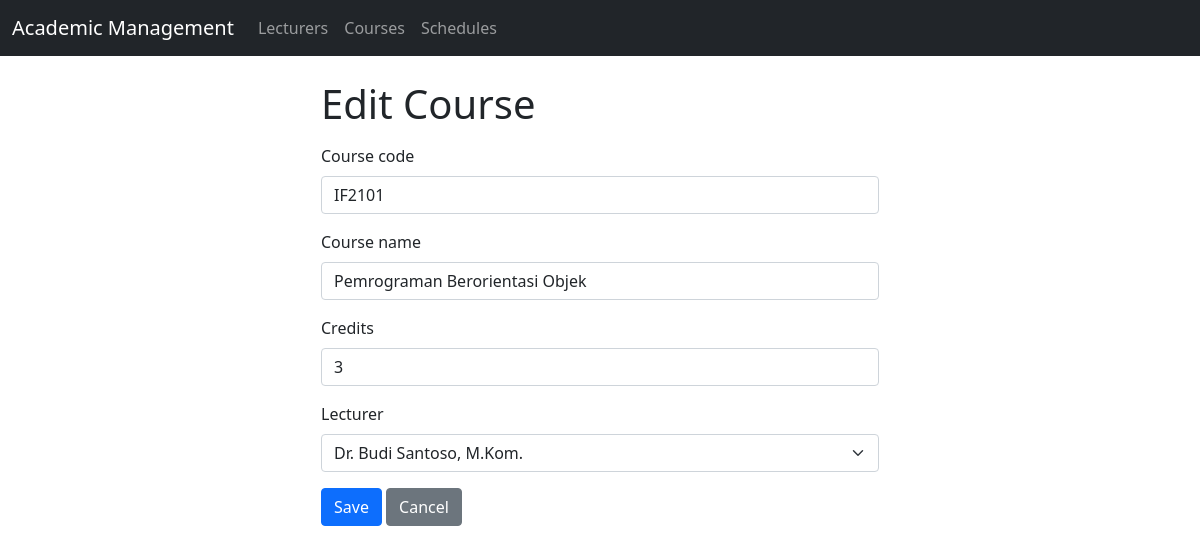
The page /project/controller/update.php?entity=courses&id=1 on the database its author committed.
### tables this page shows
CREATE TABLE IF NOT EXISTS courses (
  id          INT UNSIGNED     NOT NULL AUTO_INCREMENT,
  code        VARCHAR(10)      NOT NULL,
  name        VARCHAR(100)     NOT NULL,
  credits     TINYINT UNSIGNED NOT NULL DEFAULT 2,
  lecturer_id INT UNSIGNED     NULL,
  PRIMARY KEY (id),
  UNIQUE KEY uq_courses_code (code),
  KEY idx_courses_lecturer (lecturer_id),
  CONSTRAINT fk_courses_lecturer
    FOREIGN KEY (lecturer_id) REFERENCES lecturers (id)
    ON DELETE SET NULL
    ON UPDATE CASCADE
);

CREATE TABLE IF NOT EXISTS lecturers (
  id        INT UNSIGNED NOT NULL AUTO_INCREMENT,
  name      VARCHAR(100) NOT NULL,
  nidn      VARCHAR(20)  NOT NULL,
  phone     VARCHAR(20)  NOT NULL,
  join_date DATE         NOT NULL,
  PRIMARY KEY (id),
  UNIQUE KEY uq_lecturers_nidn (nidn)
);

### project/model/Courses.php (called while the page is built, shortened)
<?php
class Courses
{
    private mysqli $connection;
    public function __construct(mysqli $connection)
    {
        $this->connection = $connection;
    }
    public function findById(int $id): ?array
    {
        $statement = $this->connection->prepare(
            "SELECT id, code, name, credits, lecturer_id FROM courses WHERE id = ?"
        );
        $statement->bind_param("i", $id);
        $statement->execute();
        $statement->bind_result($foundId, $code, $name, $credits, $lecturerId);
        return [
            "id" => $foundId,
            "code" => $code,
            "name" => $name,
            "credits" => $credits,
            "lecturer_id" => $lecturerId,
        ];
    }
}

### project/model/Lecturer.php (called while the page is built, shortened)
<?php
class Lecturer
{
    private mysqli $connection;
    public function __construct(mysqli $connection)
    {
        $this->connection = $connection;
    }
    public function all(): array
    {
        $result = $this->connection->query(
            "SELECT l.id, l.name, l.nidn, l.phone, l.join_date,
                    COUNT(c.id) AS course_count,
                    GROUP_CONCAT(c.code ORDER BY c.code SEPARATOR ', ') AS course_codes
            FROM lecturers l
            LEFT JOIN courses c ON c.lecturer_id = l.id
            GROUP BY l.id, l.name, l.nidn, l.phone, l.join_date
            ORDER BY l.id"
        );
        return $result->fetch_all(MYSQLI_ASSOC);
    }
}

### project/view/course_form.php (the view, shortened to what this page needs)
<!doctype html>
<html lang="en">
<head>
  <link href="../view/assets/css/bootstrap.min.css" rel="stylesheet">
</head>
<body>
  <?php
    $values = array_merge([
      "code" => "",
      "name" => "",
      "credits" => "",
      "lecturer_id" => "",
    ], $values ?? []);
    $lecturers = $lecturers ?? [];
    $formTitle = $formTitle ?? "Course form";
    $formAction = $formAction ?? "read.php?entity=courses";
  ?>
  <?php require __DIR__ . "/navbar.php"; ?>
  <main class="container my-4">
    <div class="col-lg-6 mx-auto">
      <h1 class="mb-3"><?= htmlspecialchars($formTitle ?? "Course form", ENT_QUOTES, "UTF-8") ?></h1>
      <form method="post" action="<?= htmlspecialchars($formAction ?? "read.php?entity=courses", ENT_QUOTES, "UTF-8") ?>">
        <div class="mb-3">
          <label for="code" class="form-label">Course code</label>
          <input id="code" class="form-control" type="text" name="code" maxlength="10"
            value="<?= htmlspecialchars($values["code"], ENT_QUOTES, "UTF-8") ?>" required>
        </div>
        <div class="mb-3">
          <label for="name" class="form-label">Course name</label>
          <input id="name" class="form-control" type="text" name="name" maxlength="100"
            value="<?= htmlspecialchars($values["name"], ENT_QUOTES, "UTF-8") ?>" required>
        </div>
        <div class="mb-3">
          <label for="credits" class="form-label">Credits</label>
          <input id="credits" class="form-control" type="number" name="credits" min="1" max="255"
            value="<?= htmlspecialchars((string) $values["credits"], ENT_QUOTES, "UTF-8") ?>" required>
        </div>
        <div class="mb-3">
          <label for="lecturer_id" class="form-label">Lecturer</label>
          <select id="lecturer_id" class="form-select" name="lecturer_id">
            <?php foreach ($lecturers ?? [] as $lecturer): ?>
              <option value="<?= htmlspecialchars((string) $lecturer["id"], ENT_QUOTES, "UTF-8") ?>"
                <?= (string) ($values["lecturer_id"] ?? "") === (string) $lecturer["id"] ? "selected" : "" ?>>
                <?= htmlspecialchars($lecturer["name"], ENT_QUOTES, "UTF-8") ?>
              </option>
            <?php endforeach; ?>
          </select>
        </div>
        <button class="btn btn-primary" type="submit">Save</button>
        <a class="btn btn-secondary" href="read.php?entity=courses">Cancel</a>
      </form>
    </div>
  </main>
</body>
</html>

### rows shown on the page
courses: code "IF2101", name "Pemrograman Berorientasi Objek", credits "3", lecturer_id "Dr. Budi Santoso, M.Kom."

### other values the page prints
$formTitle "Edit Course"
